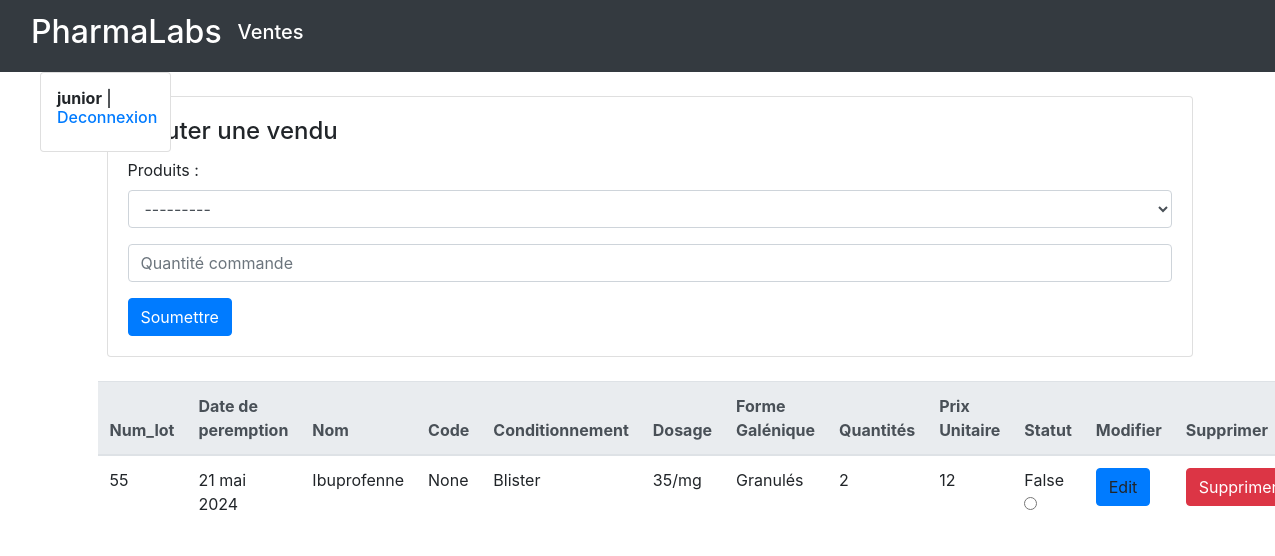
Page /addproduct_vente (signed in) on the committed database.
### utilisateurs/models.py (models this page shows, shortened)
class PharmaUser(AbstractUser):
    phone_number = models.CharField(max_length=15, blank=True, null=True)
    pharmaciens= models.BooleanField(default= False)
    gestionnaires= models.BooleanField(default= False)
    personne= models.BooleanField(default= True)

### PRODUITS/models.py (models this page shows, shortened)
class ProduitVente(models.Model):
    User = models.ForeignKey(get_user_model(),on_delete=models.CASCADE)
    produit = models.ForeignKey(Produit, on_delete=models.CASCADE, verbose_name="Produit")
    qte = models.PositiveIntegerField(verbose_name="Quantité")
    prix_unitaire = models.PositiveBigIntegerField(blank=True, verbose_name="Prix unitaire", null=True)
    annulees = models.BooleanField(default=False)

class BaseProduit(models.Model):
    User = models.ForeignKey(get_user_model(),on_delete=models.CASCADE)
    num_lot = models.IntegerField( verbose_name="Numéro de lot")
    date_peremption = models.DateField(verbose_name="Date de péremption")
    nom = models.CharField(max_length=255, verbose_name="Nom")
    code = models.CharField(max_length=255, null=True, blank=True, verbose_name="Code")
    conditionnement = models.CharField(max_length=255, choices=CONDITIONNEMENTS, verbose_name="Conditionnement")
    dosage = models.CharField(max_length=255, verbose_name="Dosage")
    forme_galenique = models.CharField(max_length=255, choices=FORMES_GALENIQUES, verbose_name="Forme galénique")
    class Meta:
        abstract = True
    def __str__(self):
        return f" {self.nom} -  {self.conditionnement} -  {self.dosage} -  {self.forme_galenique} -  {self.date_peremption}"

class Produit(BaseProduit):
    pass

### PRODUITS/views.py (the view)
# urls.py: path('addproduct_vente', addproduct_vente, name='addproduct_sale'),
@login_required
def addproduct_vente(request):
    if request.method == 'POST':
        form = ProduitVenteForm(request.POST)
        if form.is_valid():
            add_sale_instace= form.save(commit= False)
            add_sale_instace.User= request.user
            add_sale_instace.save()
            form.save()
            return redirect('addproduct_sale')
    else:
        product = ProduitVente.objects.all()
        form = ProduitVenteForm()
    context = {'form': form, 'product': product}
    return render(request, 'addproduct_sale.html', context)

### PRODUITS/forms.py
class  ProduitVenteForm(forms.ModelForm):
    produit = forms.ModelChoiceField(queryset=Produit.objects.all(), label="Produits", widget=forms.Select( attrs={'class': 'form-control', 'placeholder': "Produit Pharmaceutique"}))
    qte= forms.IntegerField(label="",widget=forms.NumberInput(attrs={'class': 'form-control', 'placeholder': 'Quantité commande'}))
    class Meta:
        model= ProduitVente
        fields = ['produit', 'qte']

### PRODUITS/templates/addproduct_sale.html (shortened to what this page needs)
{% extends "base.html" %}
{% block content %}
<nav class="navbar navbar-expand-lg  navbar-dark bg-dark">
  <div class="container-fluid">
    <a class="navbar-brand" href="#"><strong><h2>PharmaLabs</h2></strong></a>
    <div class="collapse navbar-collapse" id="navbarNavAltMarkup">
      <a class="navbar-brand" href="{% url 'sale' %}"><strong><h5>Ventes</h5></strong></a>
    </div>
  </div>
</nav>
{% include "conn.html" %}
<div class="container">
    <div class="card  mt-4 ml-4">
     <div class="card-body ">
         <h4 class="card-title"> Ajouter une vendu</h4>
       <form  method= 'POST'>
          <div class="form-group">
             {{ form.as_p }}
          </div>
         <button type="submit" class="btn btn-primary ">Soumettre</button>
       </form>
     </div>
    </div>
  <div class="container">
    <div class="table-container mt-4 ">
      <table class="table float-bottom">
        <thead class="thead-light">
          <tr>
            <th scope="col">Num_lot</th>
            <th scope="col">Date de peremption</th>
            <th scope="col">Nom</th>
            <th scope="col">Code</th>
            <th scope="col">Conditionnement</th>
            <th scope="col">Dosage</th>
            <th scope="col">Forme Galénique</th>
            <th scope="col">Quantités</th>
            <th scope="col">Prix Unitaire</th>
            <th scope="col">Statut</th>
            <th scope="col">Modifier</th>
            <th scope="col">Supprimer</th>
          </tr>
        </thead>
        <tbody>
          {% for product in product %}
          <tr>
            <td>{{ product.produit.num_lot }}</td>
            <td>{{ product.produit.date_peremption }}</td>
            <td>{{ product.produit.nom }}</td>
            <td>{{ product.produit.code }}</td>
            <td>{{ product.produit.conditionnement }}</td>
            <td>{{ product.produit.dosage }}</td>
            <td>{{ product.produit.forme_galenique }}</td>
            <td>{{ product.qte }}</td>
            <td>{{ product.prix_unitaire }}</td>
            <td>
              {{ product.annulees }}
              <div class="form-check">
                <input class="form-check-input" type="radio" name="flexRadioDefault" id="flexRadioDefault1">
              </div>
              <td>
                <a  class="btn btn-primary">Edit</a>
              </td>
              <td>
                <button type="button" class="btn btn-danger"  hx-boost="true">Supprimer</button>
              </td>
            </td>
          </tr>
          {% endfor %}
        </tbody>
      </table>
    </div>
  </div>
</div>
{% endblock content %}

### VENTES/templates/conn.html
{% extends "base.html" %}
{% block content %}
<div class="container fixed-top p-4 mt-5 ml-3" style="width: 14%;">
    <div class="card">
        <div class="card-body p-3">
            {% if user.is_authenticated %}
                <h6>
                    <strong>{{ user.username }}</strong> | <a href="{% url 'logout_user' %}">Deconnexion</a>
                </h6>
            {% endif %}
        </div>
    </div>
</div>
{% endblock content %}

### static/css/style.css (style rules this page uses)
* { margin: 0; padding: 0; box-sizing: border-box; text-decoration: none; }
.card-body { position: relative; display: grid; }

### rows in the picture
PharmaUser: username "junior"
ProduitVente: produit.num_lot "55", produit.date_peremption "21 mai 2024", produit.nom "Ibuprofenne", produit.code "None", produit.conditionnement "Blister", produit.dosage "35/mg", produit.forme_galenique "Granulés", qte "2", prix_unitaire "12", annulees "False"
